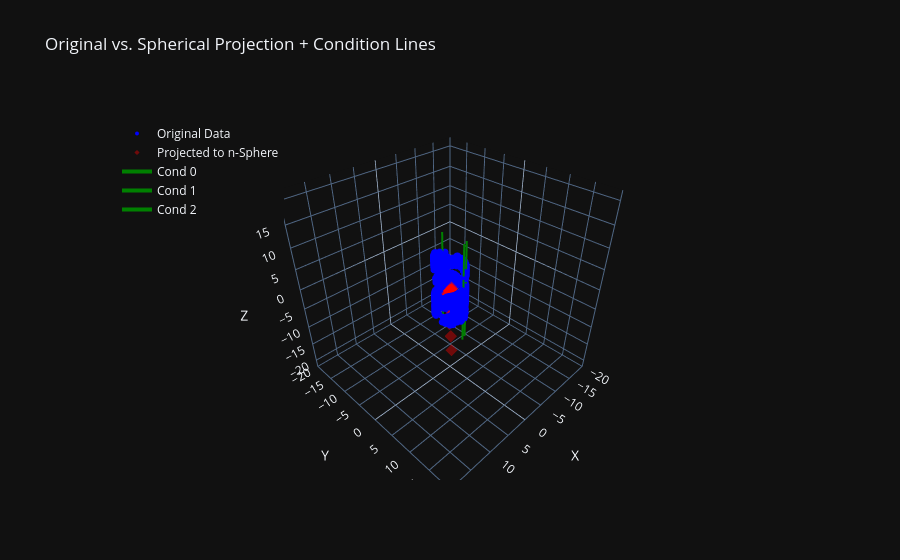

Notebook code cell kept with this figure:
### Code cell
import plotly.graph_objects as go
import numpy as np



# Original data (e.g., after transformation)
x2 = X_gen_np[:, 0]
y2 = X_gen_np[:, 1]
z2 = X_gen_np[:, 2]

# Sphere-normalized data
# Sphere-normalized data
x1 = X_regular[:, 0]
y1 = X_regular[:, 1]
z1 = X_regular[:, 2]

# Create the 3D scatter plot
fig = go.Figure()

# Add original data (blue circles)
fig.add_trace(go.Scatter3d(
    x=x1, y=y1, z=z1,
    mode='markers',
    marker=dict(size=4, color='blue', symbol='circle'),
    name='Original Data'
))

# Add projected data (red diamonds) with transparency
fig.add_trace(go.Scatter3d(
    x=x2, y=y2, z=z2,
    mode='markers',
    marker=dict(
        size=4,
        color='red',
        symbol='diamond',
        opacity=0.4  # Set your desired transparency level here (0.0 to 1.0)
    ),
    name='Projected to n-Sphere'
))

# Add condition lines
for i, cond in enumerate(cond_l):
    cond_np = cond.cpu().numpy()  # convert each tensor to NumPy
    x_fixed, y_fixed = cond_np
    z_line = [-12, 12]

    fig.add_trace(go.Scatter3d(
        x=[x_fixed, x_fixed],
        y=[y_fixed, y_fixed],
        z=z_line,
        mode='lines',
        line=dict(color='green', width=4),
        name=f'Cond {i}'
    ))

# Final layout with fixed axes
fig.update_layout(
    title='Original vs. Spherical Projection + Condition Lines',
    scene=dict(
        xaxis=dict(title='X', range=[-20, 20]),
        yaxis=dict(title='Y', range=[-20, 20]),
        zaxis=dict(title='Z', range=[-22, 22])
    ),
    legend=dict(
        x=0.05,
        y=0.95
    )
)

fig.show()

### Figure 1 — Plotly figure (JSON) as saved in the notebook; plotly's stock layout.template omitted (floating-point values rounded to 4 significant figures; data arrays with more than 128 entries replaced by an {"elided": "..."} marker saying what was removed)
{"data": [{"marker": {"color": "blue", "size": 4, "symbol": "circle"}, "mode": "markers", "name": "Original Data", "x": {"elided": "25000 float values"}, "y": {"elided": "25000 float values"}, "z": {"elided": "25000 float values"}, "type": "scatter3d"}, {"marker": {"color": "red", "opacity": 0.4, "size": 4, "symbol": "diamond"}, "mode": "markers", "name": "Projected to n-Sphere", "x": [-0.01961, -0.09544, -0.3424, -0.3962, 0.1096, -0.322, -0.3218, -0.02474, 0.2639, -16.03, 0.3364, -0.1572, 0.002633, -0.299, 0.3178, -0.07511, 0.2964, -0.07785, 0.02656, -0.1714, -0.01522, -4.492, -0.3366, 0.4162, -0.005454, 0.00641, -0.07904, 0.396, -10.27, -0.1314, -0.1295, -1.854, -0.05667, 0.01027, 0.1814, 0.2785, 0.2195, 0.1046, -0.1049, 0.4593, -0.2295, 0.02466, -0.02478, -0.9067, -0.03352, 0.001766, 0.1612, 0.2605, 0.2729, -0.01541, -12.65, 0.1542, 0.285, -0.2362, 0.2888, -0.3516, 0.2806, 0.3707, -30.32, -0.04081, 0.7924, -1.128, 0.2043, 0.3946, 0.05382, 0.1722, 1.068, -0.02196, 0.009933, -0.01449, 0.3477, 0.03008, 0.004592, -0.04557, -0.1223, 0.4748, 0.3704, 0.01623, -2.373, 0.3785, -21.14, -0.03678, 0.407, -0.02704, 0.2701, 0.5077, 0.03352, 0.02181, -0.001734, -16.4, -0.03549, -0.1039, 0.4749, -0.7934, 0.3453, -0.2588, 0.01095, -0.08394, -1.476, -0.06229], "y": [-0.1575, -0.1024, -0.06799, 0.01366, -0.06078, 3.731, -0.113, -0.1513, 0.6922, -30.71, 0.8559, -0.08885, -0.1791, -0.06067, 0.8412, -0.1058, 0.53, -0.1029, -0.2009, -0.07843, -0.1614, -3.801, -0.04805, 0.8626, -0.1706, -0.1763, -0.09418, 0.8562, -13.62, -0.09121, -0.08798, 8.98, -0.116, -0.1882, -0.04389, 0.766, -0.005636, -0.2423, -0.09833, 0.2774, -0.1006, -0.1648, -0.1535, 4.366, -0.1436, -0.1766, -0.0123, 0.6439, 0.6728, -0.1597, -15.55, -0.04418, 0.5948, -0.04796, 0.7939, -0.1085, 0.7753, 0.3811, -62.37, -0.1389, 0.2714, 6.38, -0.01233, -0.2281, -0.2128, -0.00445, 0.2302, -0.1558, -0.1832, -0.1542, -0.2492, -0.1899, -0.179, -0.1278, 0.05642, 0.07563, 0.3792, -0.1923, 12.91, -0.2363, -41.59, -0.1411, 0.3122, -0.1371, 0.6946, -0.1616, -0.206, -0.1921, -0.1041, -28.21, -0.1397, -0.09665, 0.8157, 4.839, 0.4352, -0.06252, -0.1832, -0.1071, 8.443, -0.1181], "z": [-0.1833, -0.1471, -0.185, -17.11, -9.112, -84.2, -0.432, -0.1789, 0.3445, 157.3, 0.7362, -0.1656, -0.2037, -0.1548, 0.6591, -0.1517, 0.1846, -0.1478, -0.2325, -0.1432, -0.1882, 26.55, -0.08599, 1.088, -0.1964, -0.2092, -0.8081, 0.959, 68.53, -0.1473, -0.1413, -124.1, -0.1585, -0.2096, -7.57, 0.4567, -6.667, -0.3181, -0.1483, 0.002727, -0.7291, -0.1894, -0.1795, -100.7, -0.1736, -0.2037, -7.375, 0.2872, 0.3232, -0.1867, 65.1, -8.588, 0.241, -12.85, 0.5161, -0.4996, 0.475, 0.07725, 289.7, -0.1688, -0.07519, -117.2, -6.913, -1.044, -0.2595, -7.04, -0.2316, -0.1801, -0.2133, -0.1835, -1.014, -0.2195, -0.2069, -0.1654, -8.269, -2.658, 0.07649, -0.2183, -190.7, -1.05, 202.9, -0.1708, 0.02976, -0.1715, 0.3483, -1.243, -0.2453, -0.2264, -0.813, 132.9, -0.1709, -0.1478, 1.38, -92.15, 0.1153, -0.1426, -0.2149, -0.1506, -144.0, -0.1563], "type": "scatter3d"}, {"line": {"color": "green", "width": 4}, "mode": "lines", "name": "Cond 0", "x": [-0.8774, -0.8774], "y": [-2.869, -2.869], "z": [-12, 12], "type": "scatter3d"}, {"line": {"color": "green", "width": 4}, "mode": "lines", "name": "Cond 1", "x": [-0.5313, -0.5313], "y": [2.953, 2.953], "z": [-12, 12], "type": "scatter3d"}, {"line": {"color": "green", "width": 4}, "mode": "lines", "name": "Cond 2", "x": [-1.598, -1.598], "y": [2.539, 2.539], "z": [-12, 12], "type": "scatter3d"}], "layout": {"scene": {"xaxis": {"title": {"text": "X"}, "range": [-20, 20]}, "yaxis": {"title": {"text": "Y"}, "range": [-20, 20]}, "zaxis": {"title": {"text": "Z"}, "range": [-22, 22]}}, "legend": {"x": 0.05, "y": 0.95}, "title": {"text": "Original vs. Spherical Projection + Condition Lines"}}}
